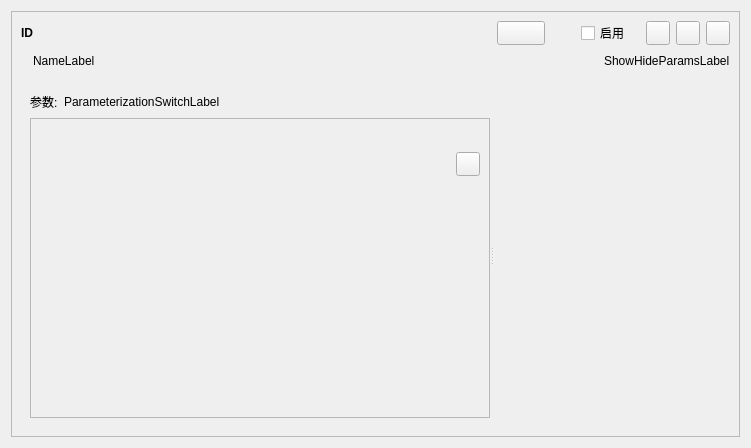
<?xml version="1.0" encoding="UTF-8"?>
<ui version="4.0">
 <class>WareWidget</class>
 <widget class="QWidget" name="WareWidget">
  <property name="geometry">
   <rect>
    <x>0</x>
    <y>0</y>
    <width>751</width>
    <height>448</height>
   </rect>
  </property>
  <property name="sizePolicy">
   <sizepolicy hsizetype="Preferred" vsizetype="Maximum">
    <horstretch>0</horstretch>
    <verstretch>0</verstretch>
   </sizepolicy>
  </property>
  <property name="maximumSize">
   <size>
    <width>16777215</width>
    <height>16777215</height>
   </size>
  </property>
  <property name="windowTitle">
   <string notr="true"/>
  </property>
  <layout class="QHBoxLayout" name="horizontalLayout_5">
   <item>
    <widget class="QFrame" name="WareFrame">
     <property name="sizePolicy">
      <sizepolicy hsizetype="Expanding" vsizetype="Expanding">
       <horstretch>0</horstretch>
       <verstretch>0</verstretch>
      </sizepolicy>
     </property>
     <property name="frameShape">
      <enum>QFrame::StyledPanel</enum>
     </property>
     <property name="frameShadow">
      <enum>QFrame::Raised</enum>
     </property>
     <property name="lineWidth">
      <number>1</number>
     </property>
     <layout class="QVBoxLayout" name="verticalLayout_2" stretch="0,0,0,1">
      <item>
       <layout class="QHBoxLayout" name="IDButtonsLayout">
        <item>
         <widget class="QLabel" name="IDLabel">
          <property name="styleSheet">
           <string notr="true">font:bold;</string>
          </property>
          <property name="text">
           <string notr="true">ID</string>
          </property>
         </widget>
        </item>
        <item>
         <spacer name="horizontalSpacer_5">
          <property name="orientation">
           <enum>Qt::Horizontal</enum>
          </property>
          <property name="sizeHint" stdset="0">
           <size>
            <width>40</width>
            <height>20</height>
           </size>
          </property>
         </spacer>
        </item>
        <item>
         <widget class="QPushButton" name="GenerateSrcButton">
          <property name="minimumSize">
           <size>
            <width>48</width>
            <height>24</height>
           </size>
          </property>
          <property name="maximumSize">
           <size>
            <width>48</width>
            <height>24</height>
           </size>
          </property>
          <property name="text">
           <string/>
          </property>
         </widget>
        </item>
        <item>
         <spacer name="horizontalSpacer_6">
          <property name="orientation">
           <enum>Qt::Horizontal</enum>
          </property>
          <property name="sizeType">
           <enum>QSizePolicy::Fixed</enum>
          </property>
          <property name="sizeHint" stdset="0">
           <size>
            <width>30</width>
            <height>20</height>
           </size>
          </property>
         </spacer>
        </item>
        <item>
         <widget class="QCheckBox" name="EnabledCheckBox">
          <property name="text">
           <string>启用</string>
          </property>
         </widget>
        </item>
        <item>
         <spacer name="horizontalSpacer_3">
          <property name="orientation">
           <enum>Qt::Horizontal</enum>
          </property>
          <property name="sizeType">
           <enum>QSizePolicy::Fixed</enum>
          </property>
          <property name="sizeHint" stdset="0">
           <size>
            <width>10</width>
            <height>20</height>
           </size>
          </property>
         </spacer>
        </item>
        <item>
         <widget class="QPushButton" name="UpButton">
          <property name="minimumSize">
           <size>
            <width>24</width>
            <height>24</height>
           </size>
          </property>
          <property name="maximumSize">
           <size>
            <width>24</width>
            <height>24</height>
           </size>
          </property>
          <property name="toolTip">
           <string>Move up</string>
          </property>
          <property name="text">
           <string/>
          </property>
         </widget>
        </item>
        <item>
         <widget class="QPushButton" name="DownButton">
          <property name="minimumSize">
           <size>
            <width>24</width>
            <height>24</height>
           </size>
          </property>
          <property name="maximumSize">
           <size>
            <width>24</width>
            <height>24</height>
           </size>
          </property>
          <property name="toolTip">
           <string>Move down</string>
          </property>
          <property name="text">
           <string/>
          </property>
         </widget>
        </item>
        <item>
         <widget class="QPushButton" name="RemoveButton">
          <property name="minimumSize">
           <size>
            <width>24</width>
            <height>24</height>
           </size>
          </property>
          <property name="maximumSize">
           <size>
            <width>24</width>
            <height>24</height>
           </size>
          </property>
          <property name="toolTip">
           <string>Remove</string>
          </property>
          <property name="text">
           <string/>
          </property>
         </widget>
        </item>
       </layout>
      </item>
      <item>
       <layout class="QHBoxLayout" name="horizontalLayout_2" stretch="1,0,0">
        <item>
         <widget class="openfluid::ui::common::ElidedLabel" name="NameLabel">
          <property name="text">
           <string notr="true">NameLabel</string>
          </property>
          <property name="indent">
           <number>12</number>
          </property>
         </widget>
        </item>
        <item>
         <spacer name="horizontalSpacer_2">
          <property name="orientation">
           <enum>Qt::Horizontal</enum>
          </property>
          <property name="sizeType">
           <enum>QSizePolicy::Fixed</enum>
          </property>
          <property name="sizeHint" stdset="0">
           <size>
            <width>20</width>
            <height>20</height>
           </size>
          </property>
         </spacer>
        </item>
        <item>
         <widget class="openfluid::ui::common::ActionLabel" name="ShowHideParamsLabel">
          <property name="text">
           <string notr="true">ShowHideParamsLabel</string>
          </property>
         </widget>
        </item>
       </layout>
      </item>
      <item>
       <widget class="QWidget" name="ParamInfoTitleWidget" native="true">
        <layout class="QHBoxLayout" name="horizontalLayout_4">
         <property name="leftMargin">
          <number>0</number>
         </property>
         <property name="topMargin">
          <number>0</number>
         </property>
         <property name="rightMargin">
          <number>0</number>
         </property>
         <property name="bottomMargin">
          <number>0</number>
         </property>
        </layout>
       </widget>
      </item>
      <item>
       <widget class="QWidget" name="ParamInfoWidget" native="true">
        <property name="sizePolicy">
         <sizepolicy hsizetype="Preferred" vsizetype="MinimumExpanding">
          <horstretch>0</horstretch>
          <verstretch>0</verstretch>
         </sizepolicy>
        </property>
        <property name="minimumSize">
         <size>
          <width>0</width>
          <height>0</height>
         </size>
        </property>
        <layout class="QVBoxLayout" name="verticalLayout_3">
         <item>
          <widget class="QSplitter" name="ParamInfoSplitter">
           <property name="orientation">
            <enum>Qt::Horizontal</enum>
           </property>
           <widget class="QWidget" name="ParamsSideWidget" native="true">
            <layout class="QVBoxLayout" name="verticalLayout_4" stretch="0,0">
             <property name="leftMargin">
              <number>0</number>
             </property>
             <property name="topMargin">
              <number>0</number>
             </property>
             <property name="rightMargin">
              <number>0</number>
             </property>
             <property name="bottomMargin">
              <number>0</number>
             </property>
             <item>
              <layout class="QHBoxLayout" name="horizontalLayout">
               <item>
                <widget class="QLabel" name="label">
                 <property name="text">
                  <string>参数:</string>
                 </property>
                </widget>
               </item>
               <item>
                <widget class="openfluid::ui::common::ActionLabel" name="ParameterizationSwitchLabel">
                 <property name="text">
                  <string notr="true">ParameterizationSwitchLabel</string>
                 </property>
                </widget>
               </item>
               <item>
                <spacer name="horizontalSpacer_4">
                 <property name="orientation">
                  <enum>Qt::Horizontal</enum>
                 </property>
                 <property name="sizeType">
                  <enum>QSizePolicy::Expanding</enum>
                 </property>
                 <property name="sizeHint" stdset="0">
                  <size>
                   <width>10</width>
                   <height>20</height>
                  </size>
                 </property>
                </spacer>
               </item>
              </layout>
             </item>
             <item>
              <widget class="QStackedWidget" name="ParameterizationStackWidget">
               <property name="frameShape">
                <enum>QFrame::StyledPanel</enum>
               </property>
               <property name="frameShadow">
                <enum>QFrame::Sunken</enum>
               </property>
               <property name="currentIndex">
                <number>0</number>
               </property>
               <widget class="QWidget" name="ParamsListPage">
                <layout class="QVBoxLayout" name="verticalLayout">
                 <property name="spacing">
                  <number>0</number>
                 </property>
                 <property name="leftMargin">
                  <number>0</number>
                 </property>
                 <property name="topMargin">
                  <number>0</number>
                 </property>
                 <property name="rightMargin">
                  <number>0</number>
                 </property>
                 <property name="bottomMargin">
                  <number>0</number>
                 </property>
                 <item>
                  <widget class="QScrollArea" name="ParamsListArea">
                   <property name="minimumSize">
                    <size>
                     <width>200</width>
                     <height>250</height>
                    </size>
                   </property>
                   <property name="baseSize">
                    <size>
                     <width>200</width>
                     <height>0</height>
                    </size>
                   </property>
                   <property name="frameShape">
                    <enum>QFrame::NoFrame</enum>
                   </property>
                   <property name="horizontalScrollBarPolicy">
                    <enum>Qt::ScrollBarAlwaysOff</enum>
                   </property>
                   <property name="widgetResizable">
                    <bool>true</bool>
                   </property>
                   <widget class="QWidget" name="ParamsListAreaContents">
                    <property name="geometry">
                     <rect>
                      <x>0</x>
                      <y>0</y>
                      <width>472</width>
                      <height>296</height>
                     </rect>
                    </property>
                    <property name="minimumSize">
                     <size>
                      <width>250</width>
                      <height>0</height>
                     </size>
                    </property>
                    <property name="baseSize">
                     <size>
                      <width>250</width>
                      <height>0</height>
                     </size>
                    </property>
                    <layout class="QVBoxLayout" name="verticalLayout_5" stretch="0,0,1">
                     <item>
                      <widget class="QWidget" name="ParamsListZoneWidget" native="true">
                       <layout class="QVBoxLayout" name="verticalLayout_6">
                        <property name="leftMargin">
                         <number>0</number>
                        </property>
                        <property name="rightMargin">
                         <number>0</number>
                        </property>
                       </layout>
                      </widget>
                     </item>
                     <item>
                      <layout class="QHBoxLayout" name="horizontalLayout_3">
                       <item>
                        <spacer name="horizontalSpacer">
                         <property name="orientation">
                          <enum>Qt::Horizontal</enum>
                         </property>
                         <property name="sizeHint" stdset="0">
                          <size>
                           <width>40</width>
                           <height>20</height>
                          </size>
                         </property>
                        </spacer>
                       </item>
                       <item>
                        <widget class="QPushButton" name="AddParamButton">
                         <property name="minimumSize">
                          <size>
                           <width>24</width>
                           <height>24</height>
                          </size>
                         </property>
                         <property name="maximumSize">
                          <size>
                           <width>24</width>
                           <height>24</height>
                          </size>
                         </property>
                         <property name="toolTip">
                          <string>Add parameter</string>
                         </property>
                         <property name="text">
                          <string notr="true"/>
                         </property>
                        </widget>
                       </item>
                      </layout>
                     </item>
                     <item>
                      <spacer name="verticalSpacer">
                       <property name="orientation">
                        <enum>Qt::Vertical</enum>
                       </property>
                       <property name="sizeHint" stdset="0">
                        <size>
                         <width>20</width>
                         <height>40</height>
                        </size>
                       </property>
                      </spacer>
                     </item>
                    </layout>
                   </widget>
                  </widget>
                 </item>
                </layout>
               </widget>
              </widget>
             </item>
            </layout>
           </widget>
           <widget class="SignatureWidget" name="InfosSideWidget" native="true"/>
          </widget>
         </item>
        </layout>
       </widget>
      </item>
     </layout>
    </widget>
   </item>
  </layout>
 </widget>
 <customwidgets>
  <customwidget>
   <class>SignatureWidget</class>
   <extends>QWidget</extends>
   <header>SignatureWidget.hpp</header>
   <container>1</container>
  </customwidget>
  <customwidget>
   <class>openfluid::ui::common::ElidedLabel</class>
   <extends>QLabel</extends>
   <header location="global">openfluid/ui/common/ElidedLabel.hpp</header>
  </customwidget>
  <customwidget>
   <class>openfluid::ui::common::ActionLabel</class>
   <extends>QLabel</extends>
   <header location="global">openfluid/ui/common/ActionLabel.hpp</header>
  </customwidget>
 </customwidgets>
 <resources/>
 <connections/>
</ui>
